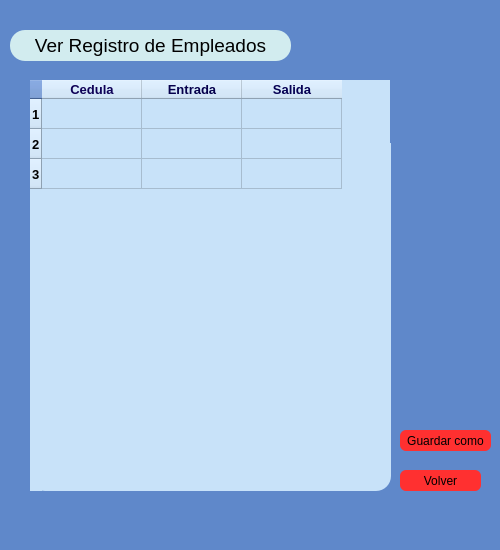
<?xml version="1.0" encoding="UTF-8"?>
<ui version="4.0">
 <class>VerRegistro</class>
 <widget class="QDialog" name="VerRegistro">
  <property name="geometry">
   <rect>
    <x>0</x>
    <y>0</y>
    <width>500</width>
    <height>550</height>
   </rect>
  </property>
  <property name="minimumSize">
   <size>
    <width>500</width>
    <height>550</height>
   </size>
  </property>
  <property name="maximumSize">
   <size>
    <width>500</width>
    <height>550</height>
   </size>
  </property>
  <property name="windowTitle">
   <string>Dialog</string>
  </property>
  <property name="styleSheet">
   <string notr="true">background-color: rgb(95, 136, 202);</string>
  </property>
  <widget class="QTableWidget" name="tableWidget">
   <property name="geometry">
    <rect>
     <x>30</x>
     <y>80</y>
     <width>361</width>
     <height>411</height>
    </rect>
   </property>
   <property name="whatsThis">
    <string>&lt;html&gt;&lt;head/&gt;&lt;body&gt;&lt;p&gt;&lt;br/&gt;&lt;/p&gt;&lt;/body&gt;&lt;/html&gt;</string>
   </property>
   <property name="styleSheet">
    <string notr="true">background-color: rgb(200, 226, 249);
font: 10pt &quot;Arial&quot;;
border-radius:15px;
color:rgb(0, 0,0);
border-color:rgb(0, 0,0);
</string>
   </property>
   <row>
    <property name="text">
     <string>1</string>
    </property>
    <property name="font">
     <font>
      <family>Arial</family>
      <pointsize>10</pointsize>
      <weight>75</weight>
      <bold>true</bold>
     </font>
    </property>
   </row>
   <row>
    <property name="text">
     <string>2</string>
    </property>
    <property name="font">
     <font>
      <family>Arial</family>
      <pointsize>10</pointsize>
      <weight>75</weight>
      <bold>true</bold>
     </font>
    </property>
   </row>
   <row>
    <property name="text">
     <string>3</string>
    </property>
    <property name="font">
     <font>
      <family>Arial</family>
      <pointsize>10</pointsize>
      <weight>75</weight>
      <bold>true</bold>
     </font>
    </property>
   </row>
   <column>
    <property name="text">
     <string>Cedula</string>
    </property>
    <property name="font">
     <font>
      <family>Arial</family>
      <pointsize>10</pointsize>
      <weight>75</weight>
      <bold>true</bold>
      <stylestrategy>PreferDefault</stylestrategy>
     </font>
    </property>
    <property name="textAlignment">
     <set>AlignCenter</set>
    </property>
    <property name="background">
     <color>
      <red>255</red>
      <green>255</green>
      <blue>255</blue>
     </color>
    </property>
    <property name="foreground">
     <brush brushstyle="SolidPattern">
      <color alpha="255">
       <red>14</red>
       <green>0</green>
       <blue>86</blue>
      </color>
     </brush>
    </property>
   </column>
   <column>
    <property name="text">
     <string>Entrada</string>
    </property>
    <property name="font">
     <font>
      <family>Arial</family>
      <pointsize>10</pointsize>
      <weight>75</weight>
      <bold>true</bold>
     </font>
    </property>
    <property name="textAlignment">
     <set>AlignCenter</set>
    </property>
    <property name="foreground">
     <brush brushstyle="SolidPattern">
      <color alpha="255">
       <red>5</red>
       <green>0</green>
       <blue>76</blue>
      </color>
     </brush>
    </property>
   </column>
   <column>
    <property name="text">
     <string>Salida</string>
    </property>
    <property name="font">
     <font>
      <family>Arial</family>
      <pointsize>10</pointsize>
      <weight>75</weight>
      <bold>true</bold>
     </font>
    </property>
    <property name="textAlignment">
     <set>AlignCenter</set>
    </property>
    <property name="background">
     <color>
      <red>255</red>
      <green>255</green>
      <blue>255</blue>
     </color>
    </property>
    <property name="foreground">
     <brush brushstyle="SolidPattern">
      <color alpha="255">
       <red>5</red>
       <green>0</green>
       <blue>83</blue>
      </color>
     </brush>
    </property>
   </column>
   <item row="0" column="0">
    <property name="textAlignment">
     <set>AlignCenter</set>
    </property>
   </item>
  </widget>
  <widget class="QLabel" name="label_10">
   <property name="geometry">
    <rect>
     <x>10</x>
     <y>30</y>
     <width>281</width>
     <height>31</height>
    </rect>
   </property>
   <property name="styleSheet">
    <string notr="true">border-radius:15px;
font: 12pt &quot;Arial&quot;;
background-color: rgb(210, 236, 239);</string>
   </property>
   <property name="text">
    <string>&lt;html&gt;&lt;head/&gt;&lt;body&gt;&lt;p align=&quot;center&quot;&gt;&lt;span style=&quot; font-size:14pt;&quot;&gt;Ver Registro de Empleados&lt;/span&gt;&lt;/p&gt;&lt;/body&gt;&lt;/html&gt;</string>
   </property>
  </widget>
  <widget class="QPushButton" name="btn_regresar">
   <property name="geometry">
    <rect>
     <x>400</x>
     <y>470</y>
     <width>81</width>
     <height>21</height>
    </rect>
   </property>
   <property name="cursor">
    <cursorShape>PointingHandCursor</cursorShape>
   </property>
   <property name="styleSheet">
    <string notr="true">border-radius:6px;
font: 10pt &quot;Arial&quot;;
background-color: rgb(255, 48, 48);</string>
   </property>
   <property name="text">
    <string>Volver</string>
   </property>
  </widget>
  <widget class="QLabel" name="label_2">
   <property name="geometry">
    <rect>
     <x>390</x>
     <y>10</y>
     <width>95</width>
     <height>133</height>
    </rect>
   </property>
   <property name="styleSheet">
    <string notr="true">background-image: url(/img/logo.png);</string>
   </property>
   <property name="text">
    <string/>
   </property>
   <property name="pixmap">
    <pixmap>img/logo.png</pixmap>
   </property>
  </widget>
  <widget class="QPushButton" name="btn_guardar_como">
   <property name="geometry">
    <rect>
     <x>400</x>
     <y>430</y>
     <width>91</width>
     <height>21</height>
    </rect>
   </property>
   <property name="cursor">
    <cursorShape>PointingHandCursor</cursorShape>
   </property>
   <property name="styleSheet">
    <string notr="true">border-radius:6px;
font: 10pt &quot;Arial&quot;;
background-color: rgb(255, 48, 48);</string>
   </property>
   <property name="text">
    <string>Guardar como</string>
   </property>
  </widget>
 </widget>
 <resources/>
 <connections/>
</ui>
